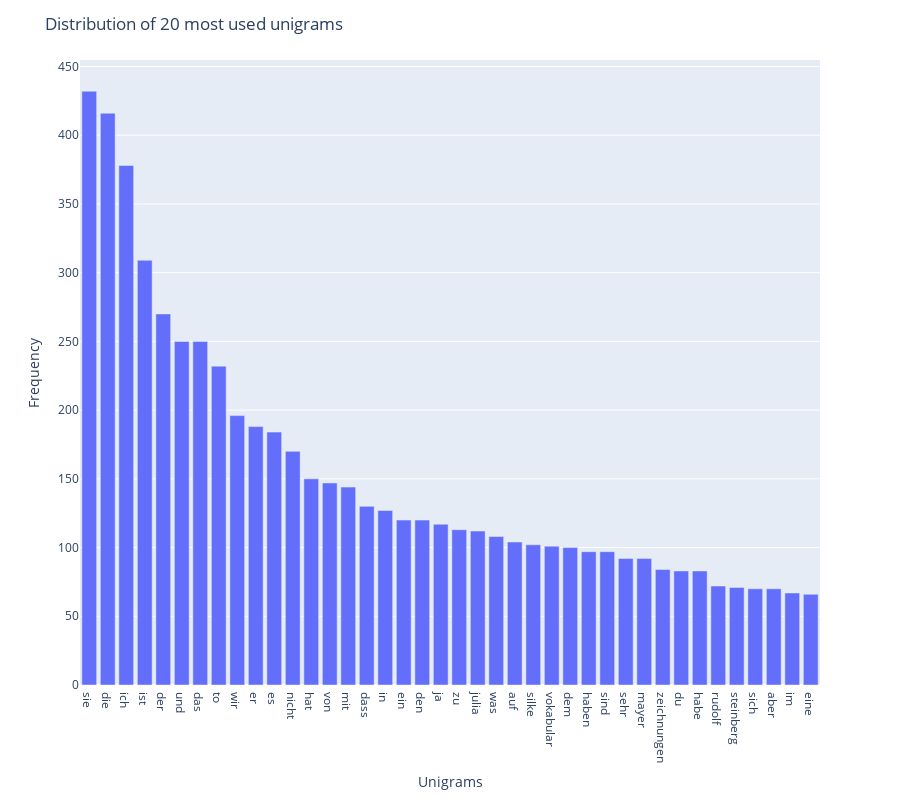

This figure's notebook cell:
### Code cell
visualise_common_words_unigram(df)

### Figure 1 — Plotly figure (JSON) as saved in the notebook; plotly's stock layout.template omitted (floating-point values rounded to 4 significant figures)
{"data": [{"alignmentgroup": "True", "hovertemplate": "ReviewText=%{x}<br>count=%{y}<extra></extra>", "legendgroup": "", "marker": {"color": "#636efa"}, "name": "", "offsetgroup": "", "orientation": "v", "showlegend": false, "textposition": "auto", "type": "bar", "x": ["sie", "die", "ich", "ist", "der", "und", "das", "to", "wir", "er", "es", "nicht", "hat", "von", "mit", "dass", "in", "ein", "den", "ja", "zu", "julia", "was", "auf", "silke", "vokabular", "dem", "haben", "sind", "sehr", "mayer", "zeichnungen", "du", "habe", "rudolf", "steinberg", "sich", "aber", "im", "eine"], "xaxis": "x", "y": [432, 416, 378, 309, 270, 250, 250, 232, 196, 188, 184, 170, 150, 147, 144, 130, 127, 120, 120, 117, 113, 112, 108, 104, 102, 101, 100, 97, 97, 92, 92, 84, 83, 83, 72, 71, 70, 70, 67, 66], "yaxis": "y"}], "layout": {"barmode": "relative", "height": 800, "legend": {"tracegroupgap": 0}, "margin": {"t": 60}, "title": {"text": "Distribution of 20 most used unigrams"}, "xaxis": {"anchor": "y", "domain": [0, 1], "title": {"text": "Unigrams"}}, "yaxis": {"anchor": "x", "domain": [0, 1], "title": {"text": "Frequency"}}}}
